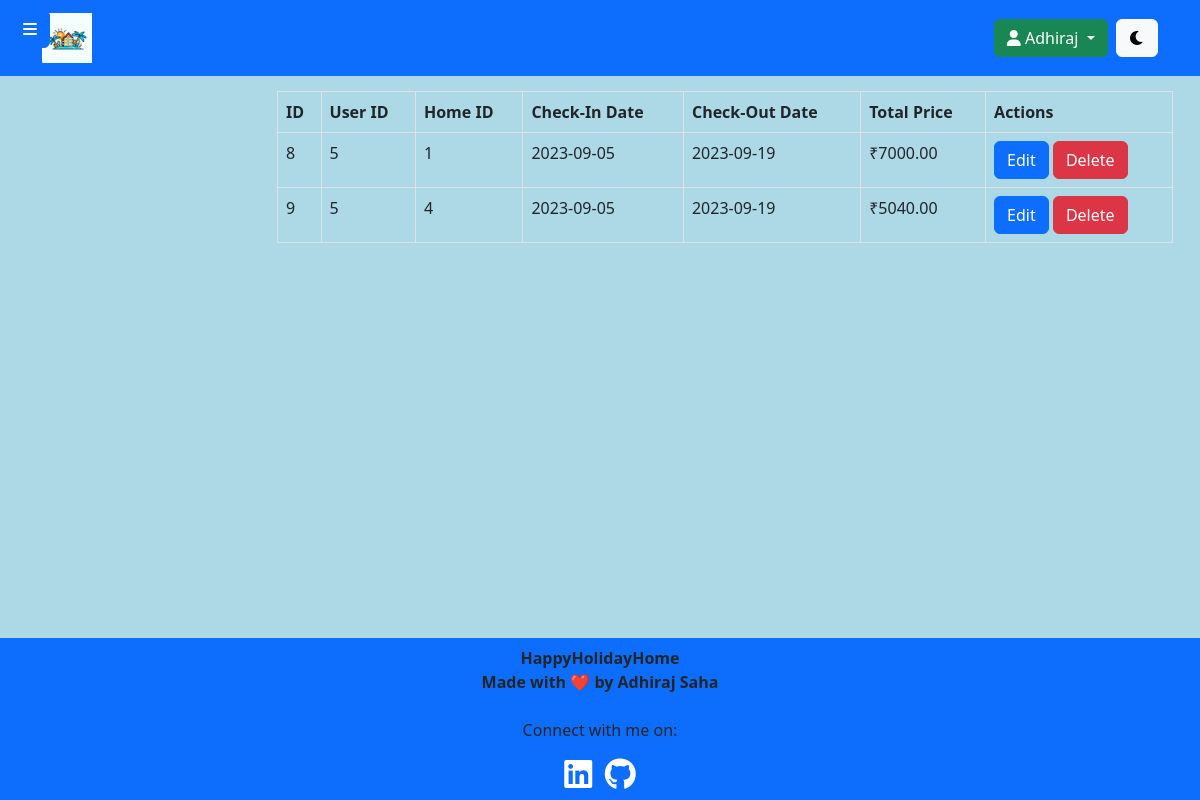
Page /admin/view_reservations.php (signed in) on the committed database.
### tables this page shows
CREATE TABLE `reservations` (
  `reservation_id` int(11) NOT NULL,
  `user_id` int(255) NOT NULL,
  `home_id` int(255) NOT NULL,
  `check_in_date` date NOT NULL,
  `check_out_date` date NOT NULL,
  `total_price` decimal(10,2) NOT NULL
);

### admin/view_reservations.php (the view, shortened to what this page needs)
<?php
include("../inc/db.php");
$sqlReservations = "SELECT * FROM reservations";
$resultReservations = $con->query($sqlReservations);
if ($resultReservations->num_rows > 0) {
    $reservations = $resultReservations->fetch_all(MYSQLI_ASSOC);
} else {
    $reservations = array();
}
?>
<!DOCTYPE html>
<html lang="en">
<head>
    <link href="https://cdn.jsdelivr.net/npm/bootstrap@5.3.1/dist/css/bootstrap.min.css" rel="stylesheet">
    <link rel="stylesheet" href="https://cdnjs.cloudflare.com/ajax/libs/font-awesome/6.0.0-beta3/css/all.min.css">
    <link rel="stylesheet" href="assets/css/view_reservations.css">
</head>
<body>
    <?php include("inc/admin_header.php"); ?>
    <button id="toggle-sidebar" class="btn btn-primary">
        <i class="fas fa-bars"></i>
    </button>
    <main class="main-content">
        <div class="container-fluid">
            <div class="table-responsive">
                <table class="table table-bordered">
                    <thead>
                        <tr>
                            <th>ID</th>
                            <th>User ID</th>
                            <th>Home ID</th>
                            <th>Check-In Date</th>
                            <th>Check-Out Date</th>
                            <th>Total Price</th>
                            <th>Actions</th>
                        </tr>
                    </thead>
                    <tbody>
                        <?php foreach ($reservations as $reservation) : ?>
                            <tr>
                                <td><?php echo $reservation['reservation_id']; ?></td>
                                <td><?php echo $reservation['user_id']; ?></td>
                                <td><?php echo $reservation['home_id']; ?></td>
                                <td><?php echo $reservation['check_in_date']; ?></td>
                                <td><?php echo $reservation['check_out_date']; ?></td>
                                <td>₹<?php echo $reservation['total_price']; ?></td>
                                <td>
                                    <button type="button" class="btn btn-primary" data-bs-toggle="modal" data-bs-target="#editModal_<?php echo $reservation['reservation_id']; ?>">
                                        Edit
                                    </button>
                                    <a href="delete_reservation.php?id=<?php echo $reservation['reservation_id']; ?>" class="btn btn-danger" onclick="return confirm('Are you sure you want to delete this reservation?')">Delete</a>
                                </td>
                            </tr>
                        <?php endforeach; ?>
                    </tbody>
                </table>
            </div>
        </div>
    </main>
    <footer class="navbar navbar-expand-lg navbar-dark bg-primary footer" style="position: absolute; bottom: 0; width: 100%;">
        <div class="container d-flex flex-column align-items-center">
            <div class="footer-info text-center">
                <p style="font-weight: bold; margin: auto;">HappyHolidayHome
                    <br>Made with ❤️ by Adhiraj Saha</p>
                <br>
                <p>Connect with me on:</p>
                <a href="https://www.linkedin.com/in/adhirajsaha" target="_blank" rel="noopener noreferrer">
                    <i class="fa-brands fa-2x fa-linkedin" style="color: #ffffff;"></i>
                </a>
                <a href="https://github.com/adhirajcs" target="_blank" rel="noopener noreferrer">
                    <i class="fa-brands fa-2x fa-github" style="color: #ffffff;"></i>
                </a>
            </div>
        </div>
    </footer>
</body>
</html>

### admin/assets/css/view_reservations.css (style rules this page uses)
body { background-color: lightblue; }
#toggle-sidebar { position: fixed; top: 10px; left: 10px; z-index: 999; }
.main-content { margin-left: 250px; padding: 15px; }
body .table>:not(caption)>*>* { background: none !important; }
body .table { --bs-table-color: none; }

### rows in the picture
reservations: reservation_id "8", user "5", home "1", check_in_date "2023-09-05", check_out_date "2023-09-19", total_price "7000.00"
reservations: reservation_id "9", user "5", home "4", check_in_date "2023-09-05", check_out_date "2023-09-19", total_price "5040.00"

### other values in the picture
$_SESSION['admin_name'] "Adhiraj"
